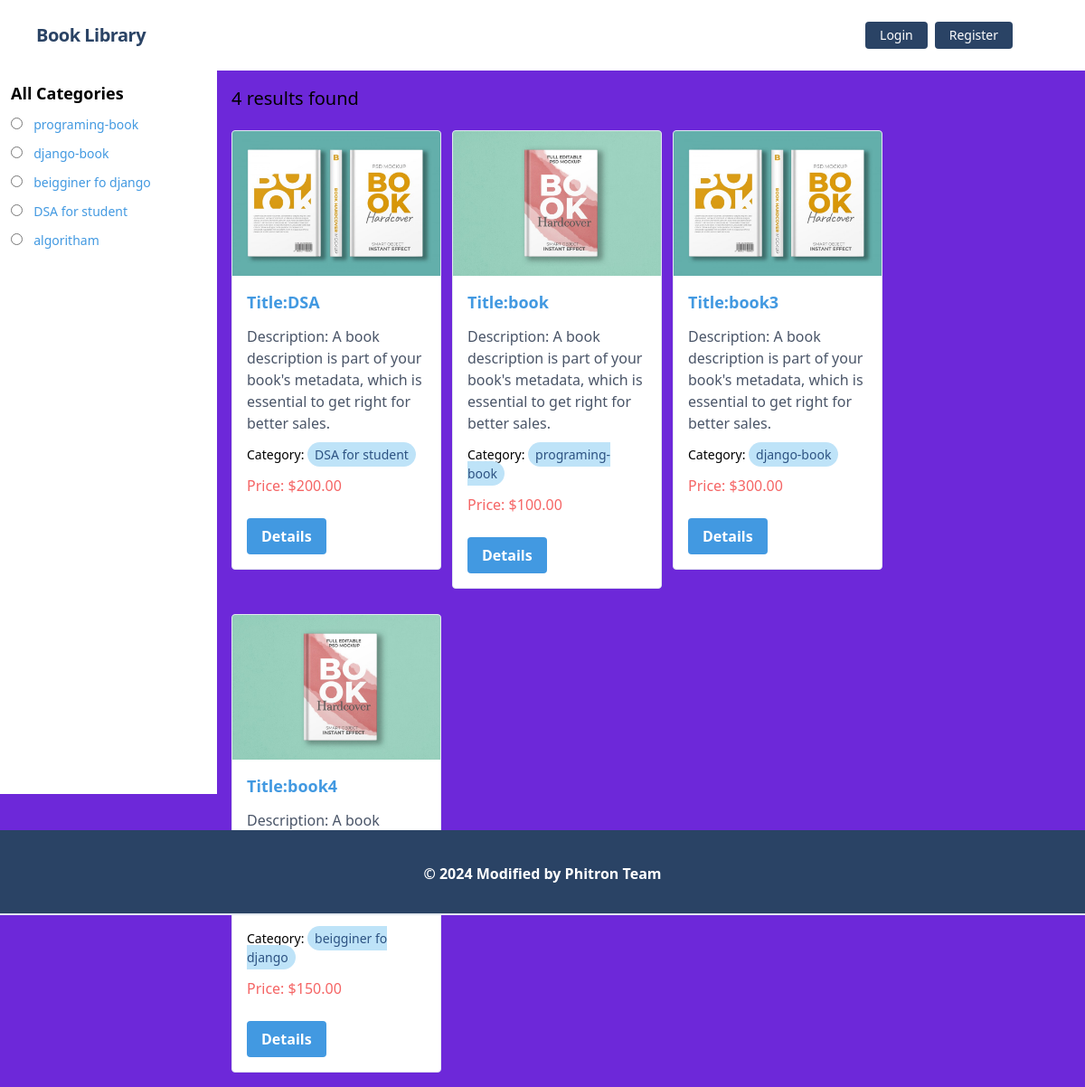
The page / on the database its author committed.
### posts/models.py (models this page shows, shortened)
class CatagoryModel(models.Model):
    name=models.CharField(max_length=20)
    slug=models.SlugField(max_length=100,null=True)

class Post(models.Model):
    author=models.ForeignKey(UserAccount,related_name='authors', on_delete=models.CASCADE,null=True,blank=True)
    title=models.CharField( max_length=100)
    bookname=models.CharField(max_length=100,null=True,blank=True)
    description=models.TextField(null=True,blank=True)
    category=models.ManyToManyField(CatagoryModel)
    price = models.DecimalField(
        max_digits=10,
        decimal_places=2,
        default=0.00,
    )
    image=models.ImageField(upload_to='posts/media/uploads/',null=True,blank=True)
    is_paid = models.BooleanField(default=False)

### library_management_project/views.py (the view, shortened to what this page needs)
# urls.py: 2. Add a URL to urlpatterns:  path('', views.home, name='home')
def home(request, category_slug = None): # initially dhore nicchi je category_slug None thakbe karon hocche user first time home page e asle se normal page dekhbe, se filter korte chaile category te click korlei sei category er slug ta capture korbo ar seta tokhn ar None thakbe na
    data = Post.objects.all() # sob post gula ke niye aslam
    categories = CatagoryModel.objects.all() # sob category dekhabo
    return render(request, 'index.html', {'data' : data, 'category' : categories})

### templates/index.html
{% extends 'base.html' %}
{% block content %}
<div class="flex h-screen">
    <div class="w-1/5 bg-white p-3">
      <h5 class="text-lg font-semibold mb-2">All Categories</h5>
      {% for cat in category %}
      <div class="mb-2">
        <input
          class="form-radio"
          type="radio"
          name="category"
          id="{{cat.id}}"
        />
        <label class="ml-2 text-sm" for="{{cat.id}}">
          <a href="{% url 'category_wise' cat.slug %}" class="text-blue-500">{{cat.name}}</a>
        </label>
      </div>
      {% endfor %}
    </div>
    <div class="flex-1 p-4 ">
      <h4 class="text-xl">{{ data | length}} results found</h4>
      <div class="flex flex-wrap pt-5 gap-3">
        {% for post in data %}
        <div class="w-1/4 mb-4">
          <div class="bg-white border rounded overflow-hidden">
            <img src="{{ post.image.url }}" class="w-full h-40 object-cover" alt="">
            <div class="p-4">
              <h5 class="text-lg font-semibold mb-2">
                <a class="text-blue-500" href="{% url 'details_post' post.id %}">Title:{{post.title}}</a>
              </h5>
              <p class="text-gray-700 my-3">Description: {{post.description}}</p>
              <p class="text-sm">
                Category: {% for cat in post.category.all %}
                <span class="bg-blue-200 text-blue-800 px-2 py-1 rounded-full mr-2">
                  {{cat.name}}
                </span>
                {% endfor %}
              </p>
              <p class="text-red-500 my-3 ">Price: ${{ post.price}}</p>
              <button class="bg-blue-500 hover:bg-blue-700 text-white font-bold py-2 px-4 rounded mt-3">
                <a href="{% url 'details_post' post.id %}" class="text-white no-underline">Details</a>
              </button>
            </div>
          </div>
        </div>
        {% endfor %}
      </div>
    </div>
  </div>
  {% endblock content %}

### templates/base.html (shortened to what this page needs)
{% load static %}
<!DOCTYPE html>
<html lang="en">
  <head>
    <link
      href="https://unpkg.com/tailwindcss@^1.0/dist/tailwind.min.css"
      rel="stylesheet"
    />
  </head>
  <body>
    {% include 'navbar.html' %}
    <main>
      {% block content %} {% endblock %}
    </main>
    {% include 'footer.html' %}
  </body>
</html>

### templates/navbar.html (shortened to what this page needs)
<nav class="flex items-center justify-between flex-wrap bg-white p-6 px-10">
    <div class="flex items-center flex-shrink-0 text-white mr-6">
        <span class="font-semibold text-xl tracking-tight text-blue-900"><a href="/">Book Library</a></span>
    </div>
    <div class="w-full block flex-grow lg:flex lg:items-center lg:w-auto px-10">
        {% if request.user.is_authenticated %}
            <div class="text-md lg:flex-grow">
                <a href="{% url 'home' %}" class="block mt-4 lg:inline-block lg:mt-0 text-blue-900 hover:text-red-900 hover:font-black mr-4">
                    Home
                </a>
                <a href="{% url 'deposit_money' %}" class="block mt-4 lg:inline-block lg:mt-0 text-blue-900 hover:text-red-900 hover:font-black mr-4">
                    Deposit
                </a>
                <a href="{% url 'transaction_report' %}" class="block mt-4 lg:inline-block lg:mt-0 text-blue-900 hover:text-red-900 hover:font-black mr-4">
                    Report
                </a>
                <a href="{% url 'add_post' %}" class="block mt-4 lg:inline-block lg:mt-0 text-blue-900 hover:text-red-900 hover:font-black mr-4">
                    Add Book
                </a>
                {% comment %} <a href="" class="block mt-4 lg:inline-block lg:mt-0 text-blue-900 hover:text-red-900 hover:font-black mr-4">
                    Withdraw
                </a>
                <a href="" class="block mt-4 lg:inline-block lg:mt-0 text-blue-900 hover:text-red-900 hover:font-black mr-4">
                    Loan Request
                </a>
                <a href="" class="block mt-4 lg:inline-block lg:mt-0 text-blue-900 hover:text-red-900 hover:font-black mr-4">
                    Transfer Amount
                </a>  {% endcomment %}
            </div>
            <div class="flex w-auto">
                <div class="text-blue-900 my-auto font-black px-5">Welcome, {{ request.user.first_name }} (balance : {{request.user.account.balance}}) </div>
                <a href="{% url 'profile' %}" class="mx-2 inline-block font-medium text-sm px-4 py-2 leading-none bg-blue-900 rounded text-white border-white hover:border-transparent hover:text-dark hover:bg-red-700 mt-4 lg:mt-0">Profile</a>
                <a href="{% url 'logout' %}" class="mx-2 inline-block font-medium text-sm px-4 py-2 leading-none bg-blue-900 rounded text-white border-white hover:border-transparent hover:text-dark hover:bg-red-700 mt-4 lg:mt-0">Logout</a>
            </div>
        {% else %}
            <div>
                <a href="{% url 'login' %}" class="mr-2 inline-block font-medium text-sm px-4 py-2 leading-none bg-blue-900 rounded text-white border-white hover:border-transparent hover:text-gray-800 hover:bg-red-700 mt-4 lg:mt-0">Login</a>
            </div>
            <div>
                <a href="{% url 'register' %}" class="inline-block font-medium text-sm px-4 py-2 leading-none bg-blue-900 rounded text-white border-white hover:border-transparent hover:text-gray-800 hover:bg-white mt-4 lg:mt-0">Register</a>
            </div>
        {% endif %}
    </div>
</nav>

### templates/footer.html
<footer class="footer bg-blue-900 text-white relative border-b-2 mt-10">
    <div class="container mx-auto px-6">
        <div class="mt-5 flex flex-col items-center">
            <div class="sm:w-2/3 text-center py-0 pb-2">
                <p class="text-md text-white font-bold mb-2">
                    © {% now "Y" %} Modified by Phitron Team
                </p>
            </div>
        </div>
    </div>
</footer>

### templates/base.html (style rules this page uses)
body { min-height: 100vh; display: flex; flex-direction: column; background-color: #6d28d9; }
main { flex: 1; }
footer { width: 100%; background-color: #4c1d95; color: white; padding: 1rem; }

### rows shown on the page
CatagoryModel: name "programing-book"
CatagoryModel: name "django-book"
CatagoryModel: name "beigginer fo django"
CatagoryModel: name "DSA for student"
CatagoryModel: name "algoritham"
Post: image (picture), title "DSA", description "A book description is part of your book's metadata, which is essential to get right for better sales.", price "200.00"
Post: image (picture), title "book", description "A book description is part of your book's metadata, which is essential to get right for better sales.", price "100.00"
Post: image (picture), title "book3", description "A book description is part of your book's metadata, which is essential to get right for better sales.", price "300.00"
Post: image (picture), title "book4", description "A book…", price "150.00"

### other values the page prints
{{ data | length }} "4"
